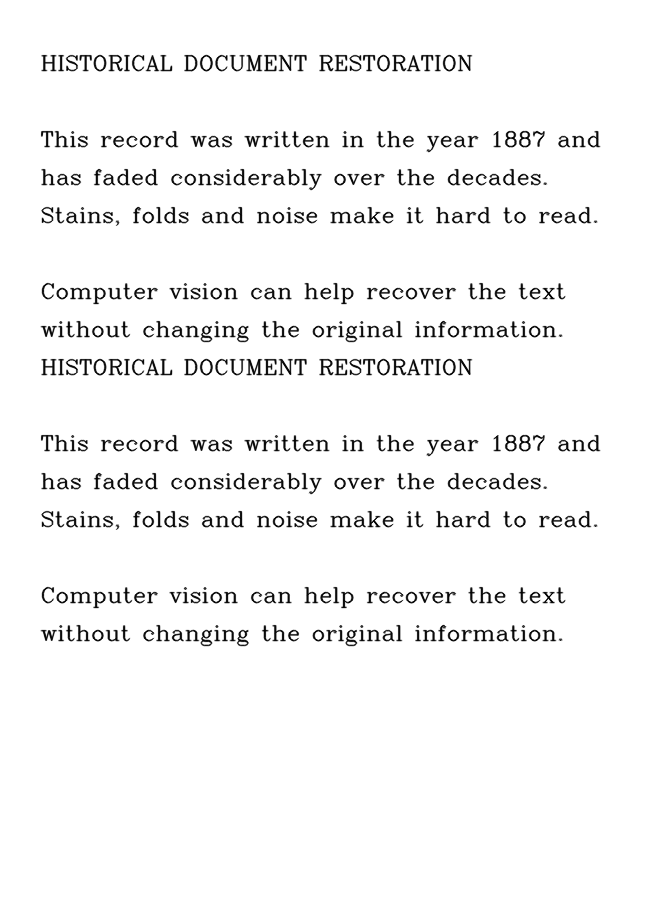
#> input picture samples/clean.png, 650 x 900 px
$ python -i steps.py   (imports and definitions only)
#> lines starting #> are read from the running program, lines starting #| are printed output that depends on the picture; after the words box and inside, x2 and y2 are one past the last pixel; in counts of white or black regions, pixels touching at a corner belong together
#> further down, picture is the input picture: shape (900, 650); min 0, max 255, mean 244.7
"""Stages 2-7: individual restoration steps. Each takes and returns a grayscale uint8 image."""
import cv2
import numpy as np
from skimage.filters import threshold_sauvola


# [33 lines left out: functions deskew, correct_background, not called in this run]


def remove_stains(gray: np.ndarray) -> np.ndarray:
    """Detect large blobs that are darker than the page but NOT thin text strokes, then inpaint."""
    blur = cv2.GaussianBlur(gray, (0, 0), 3)
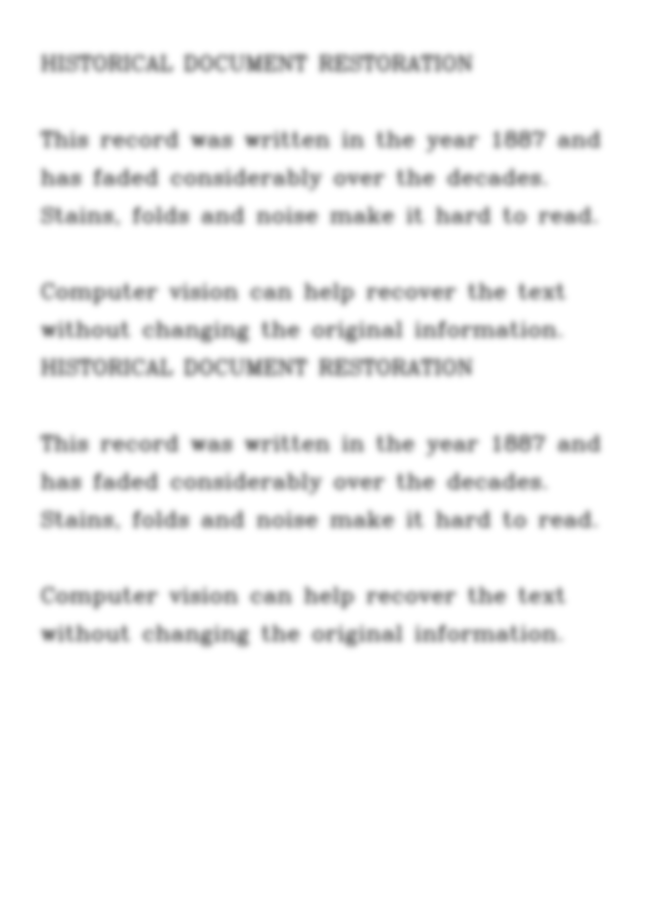
#> blur: shape (900, 650); min 130, max 255, mean 244.7
    local = cv2.medianBlur(blur, 61)
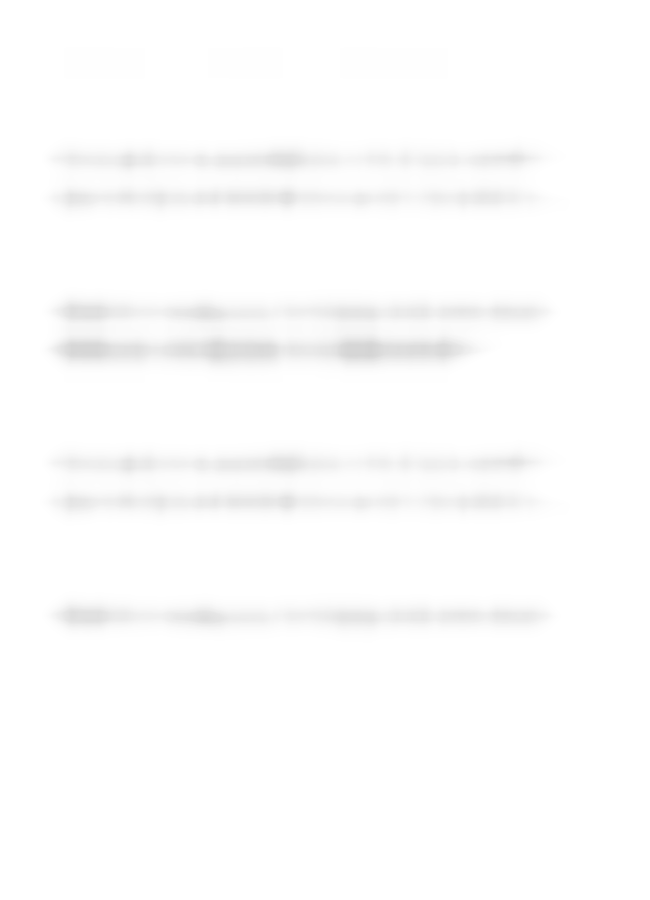
#> local: shape (900, 650); min 212, max 255, mean 252.7
    diff = cv2.subtract(local, blur)                       # positive where darker than surroundings
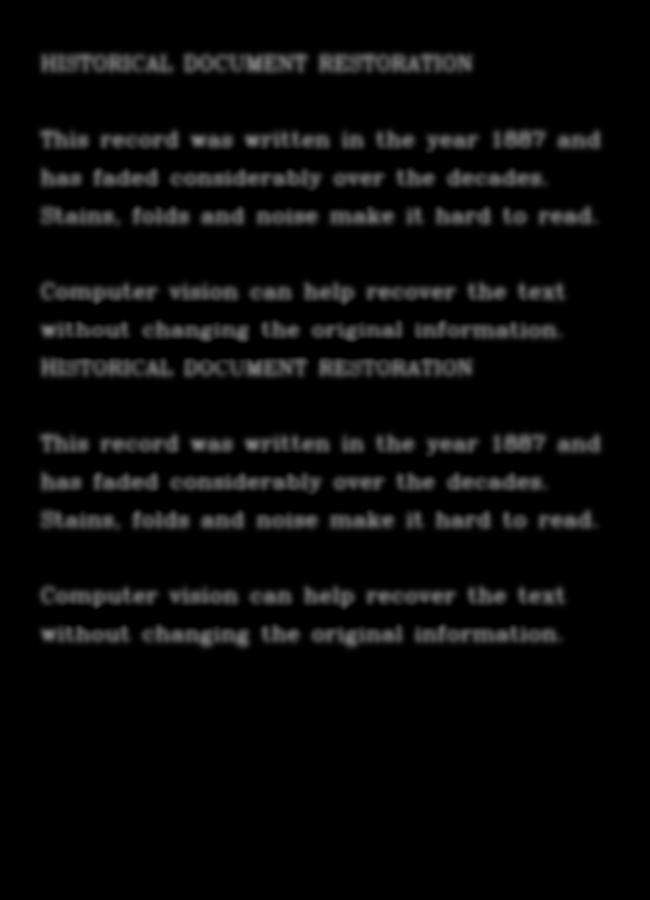
#> diff: shape (900, 650); min 0, max 125, mean 9.5
    mask = (diff > 18).astype(np.uint8) * 255
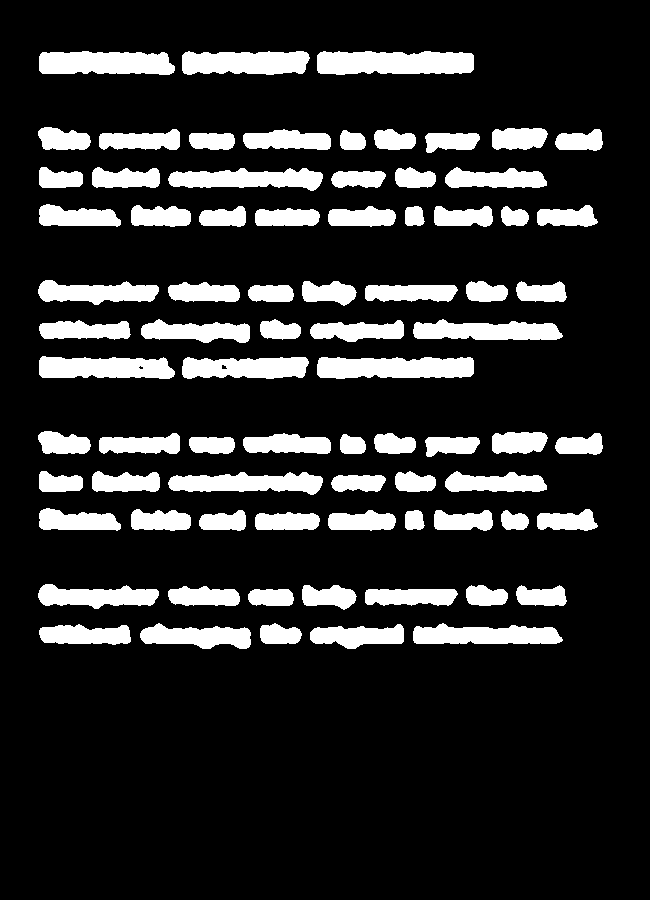
#> mask: shape (900, 650); 16.2% white; 78 white regions, largest, box (x1, y1, x2, y2) and area: (317, 51, 474, 75) 3323, (317, 357, 474, 379) 3017, (39, 51, 175, 75) 2800
    # Keep only blobs: opening removes thin text strokes
    k = cv2.getStructuringElement(cv2.MORPH_ELLIPSE, (9, 9))
    mask = cv2.morphologyEx(mask, cv2.MORPH_OPEN, k)
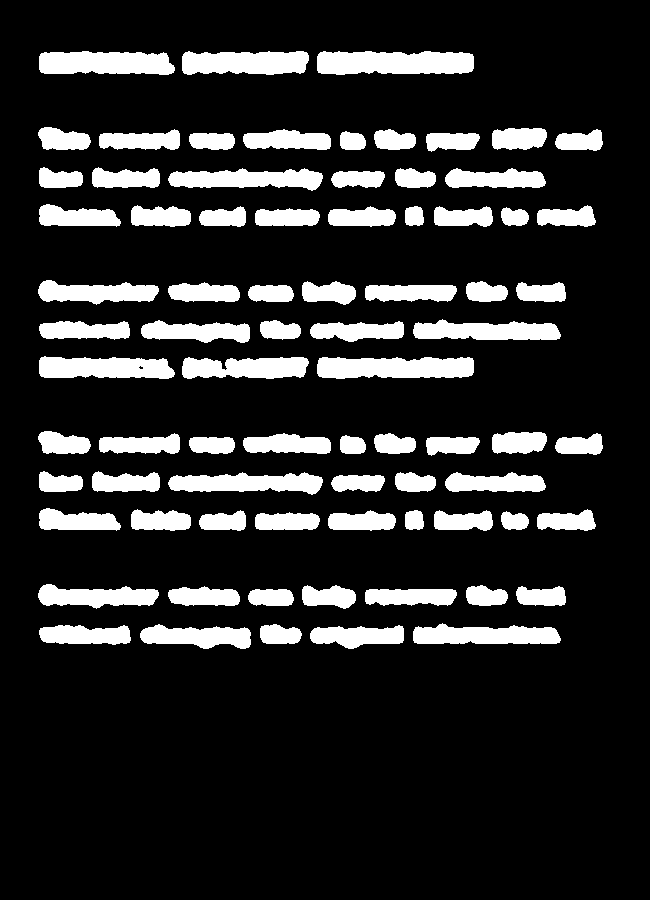
#> mask: shape (900, 650); 16% white; 78 white regions, largest, box (x1, y1, x2, y2) and area: (317, 51, 474, 75) 3311, (317, 357, 474, 379) 3003, (39, 51, 175, 75) 2783
    mask = cv2.dilate(mask, k)
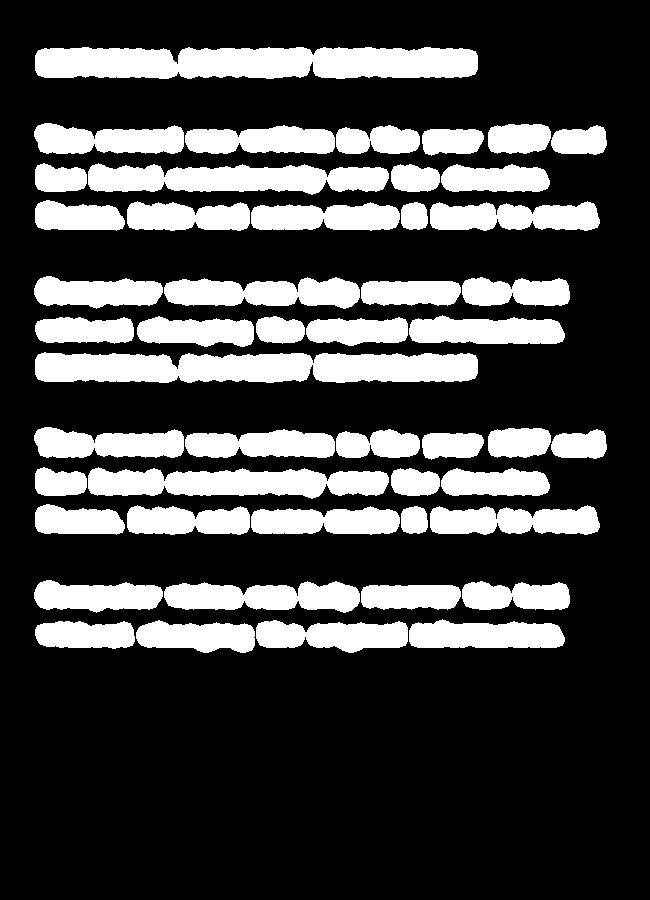
#> mask: shape (900, 650); 25.8% white; 49 white regions, largest, box (x1, y1, x2, y2) and area: (35, 47, 478, 79) 12617, (35, 352, 478, 383) 11753, (88, 163, 389, 195) 6963
    if mask.sum() == 0:
        return gray
    return cv2.inpaint(gray, mask, 5, cv2.INPAINT_TELEA)
#> returned value: shape (900, 650); every value is 255


# [4 lines left out: function denoise, not called in this run]


def enhance_contrast(gray: np.ndarray, clip: float = 1.0) -> np.ndarray:
    """CLAHE (Contrast Limited Adaptive Histogram Equalization)."""
    return cv2.createCLAHE(clipLimit=clip, tileGridSize=(8, 8)).apply(gray)


# [18 lines left out: functions sharpen, binarize, normalize_levels, not called in this run]

>>> import cv2
>>> picture = cv2.imread('../samples/clean.png', cv2.IMREAD_GRAYSCALE)
>>> result = remove_stains(picture)

$ run again, on samples/degraded.png
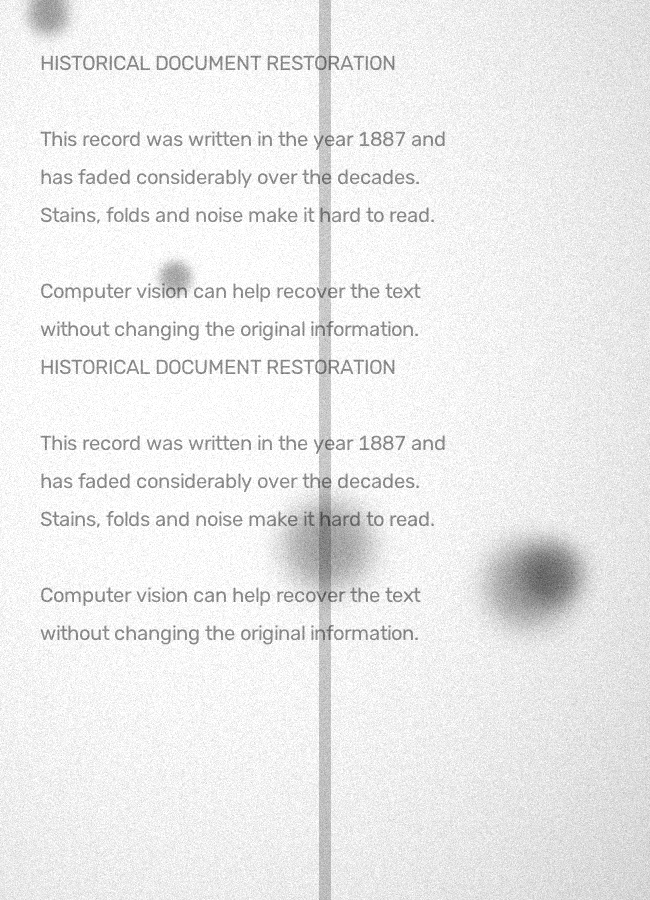
#> input picture samples/degraded.png, 650 x 900 px
#> picture is the input picture: shape (900, 650); min 59, max 255, mean 235.6
#> in remove_stains, `mask = (diff > 18).astype(np.uint8) * 255`:
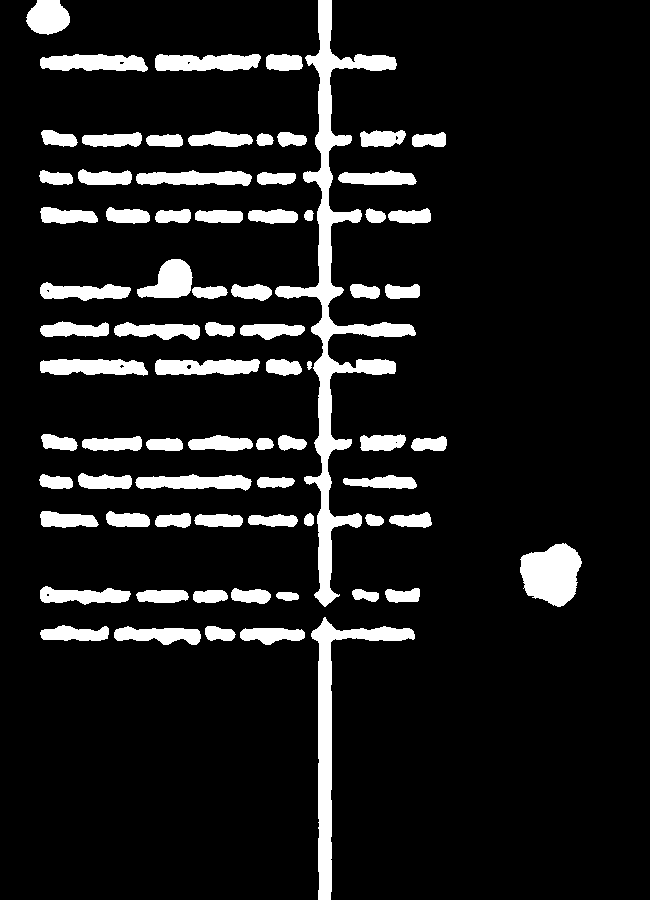
#> mask: shape (900, 650); 10.8% white; 74 white regions, largest, box (x1, y1, x2, y2) and area: (275, 0, 416, 607) 11965, (311, 617, 415, 900) 4782, (520, 543, 582, 607) 2847
#> in remove_stains, `mask = cv2.dilate(mask, k)`:
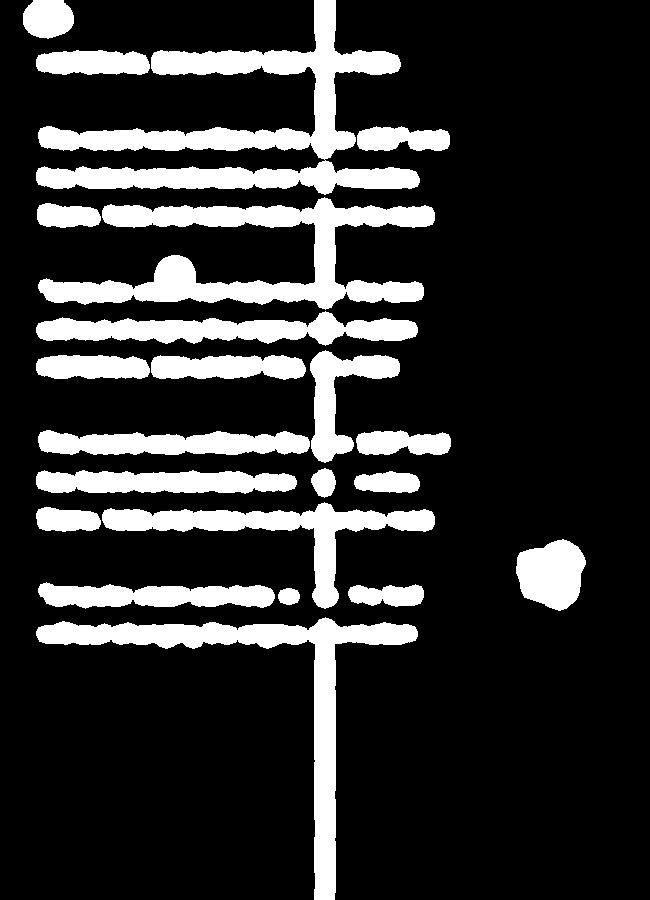
#> mask: shape (900, 650); 18.3% white; 22 white regions, largest, box (x1, y1, x2, y2) and area: (36, 0, 420, 195) 21222, (38, 197, 435, 310) 15857, (36, 617, 418, 900) 13085
